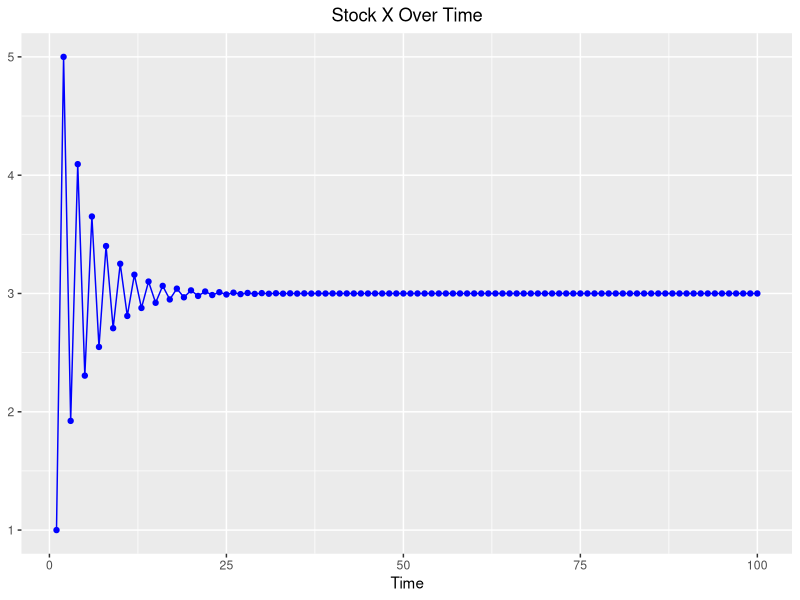
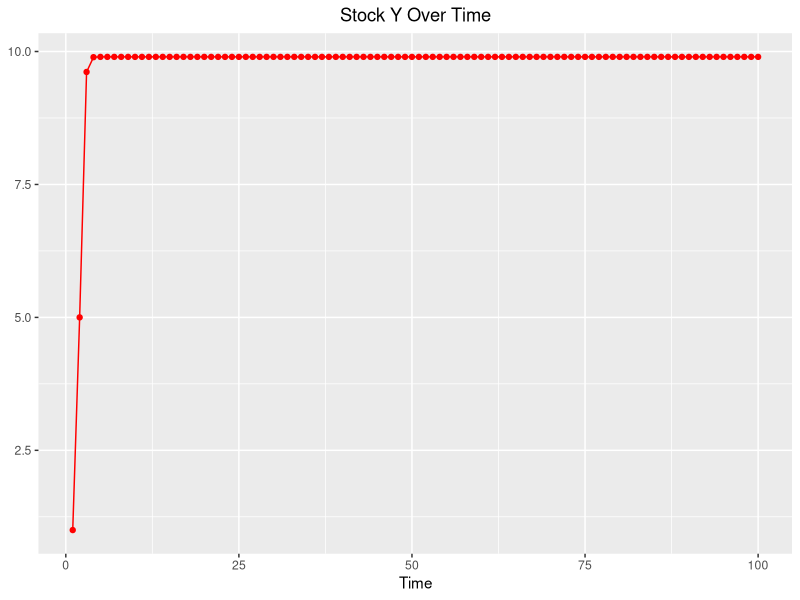
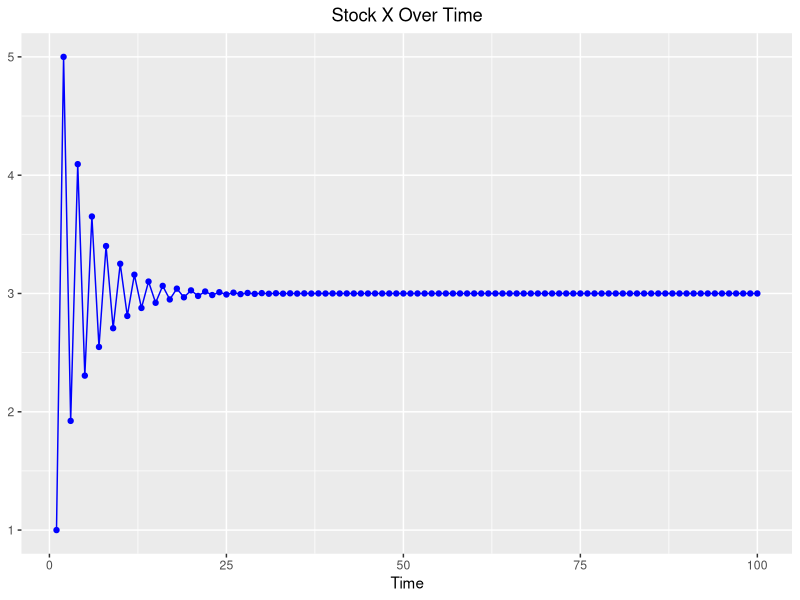
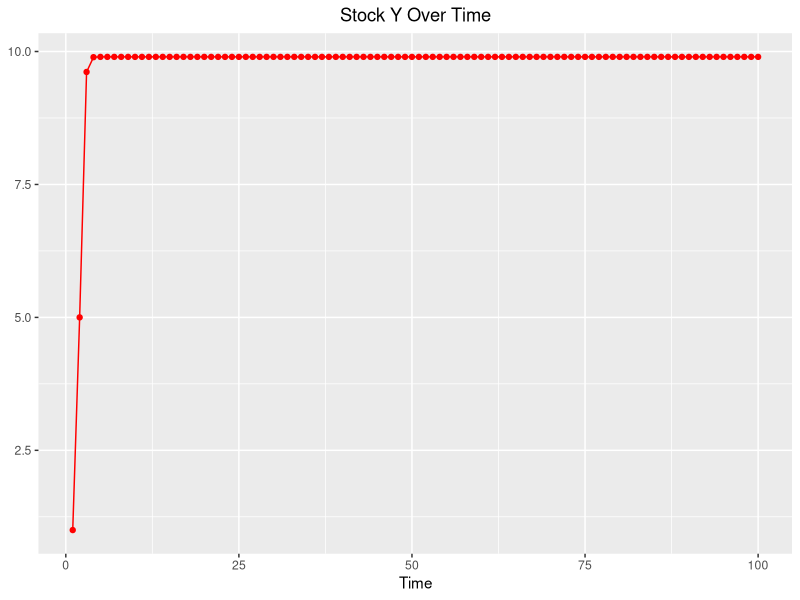

Reproduce these figures in R, in order.
library(ggplot2)
library(reshape2)

data <- data.frame(matrix(nrow = 100, ncol = 3))
data[,1] <- 1:100
data[1,2:3] <- 1

colnames(data)<- c("t","x", "y")

for (i in 2:100) {
    z <- data[i-1,2]
    data[i,2] <- (10*z)/(1+z^2)
}

for (i in 2:100) {
    z <- data[i-1,3]
    data[i,3] <- (10*z^2)/(1+z^2)
}

write.csv(data, file ="stock_data.csv")

ggplot(data = data) +
    geom_point(mapping = aes(x = t, y = x), color = "blue") +
    geom_line(mapping = aes(x = t, y = x), color = "blue") +
    ggtitle("Stock X Over Time") +
    xlab("Time") + ylab(NULL) +
    theme(plot.title = element_text(hjust = 0.5))
ggsave("stockx.png")

ggplot(data = data) +
    geom_point(mapping = aes(x = t, y = y), color = "red") +
    geom_line(mapping = aes(x = t, y = y), color = "red") +
    ggtitle("Stock Y Over Time") +
    xlab("Time") + ylab(NULL) +
    theme(plot.title = element_text(hjust = 0.5))
ggsave("stocky.png")